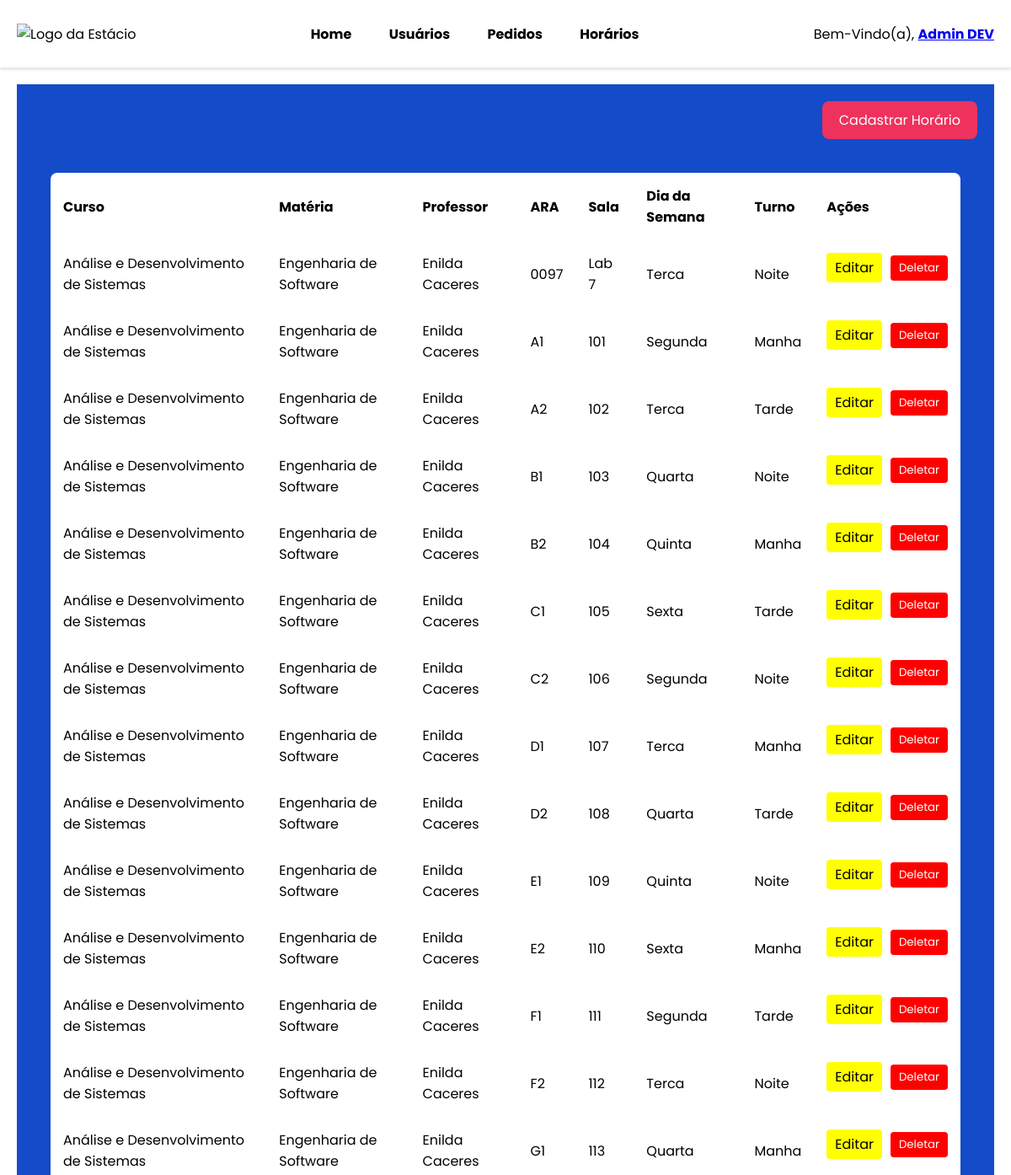
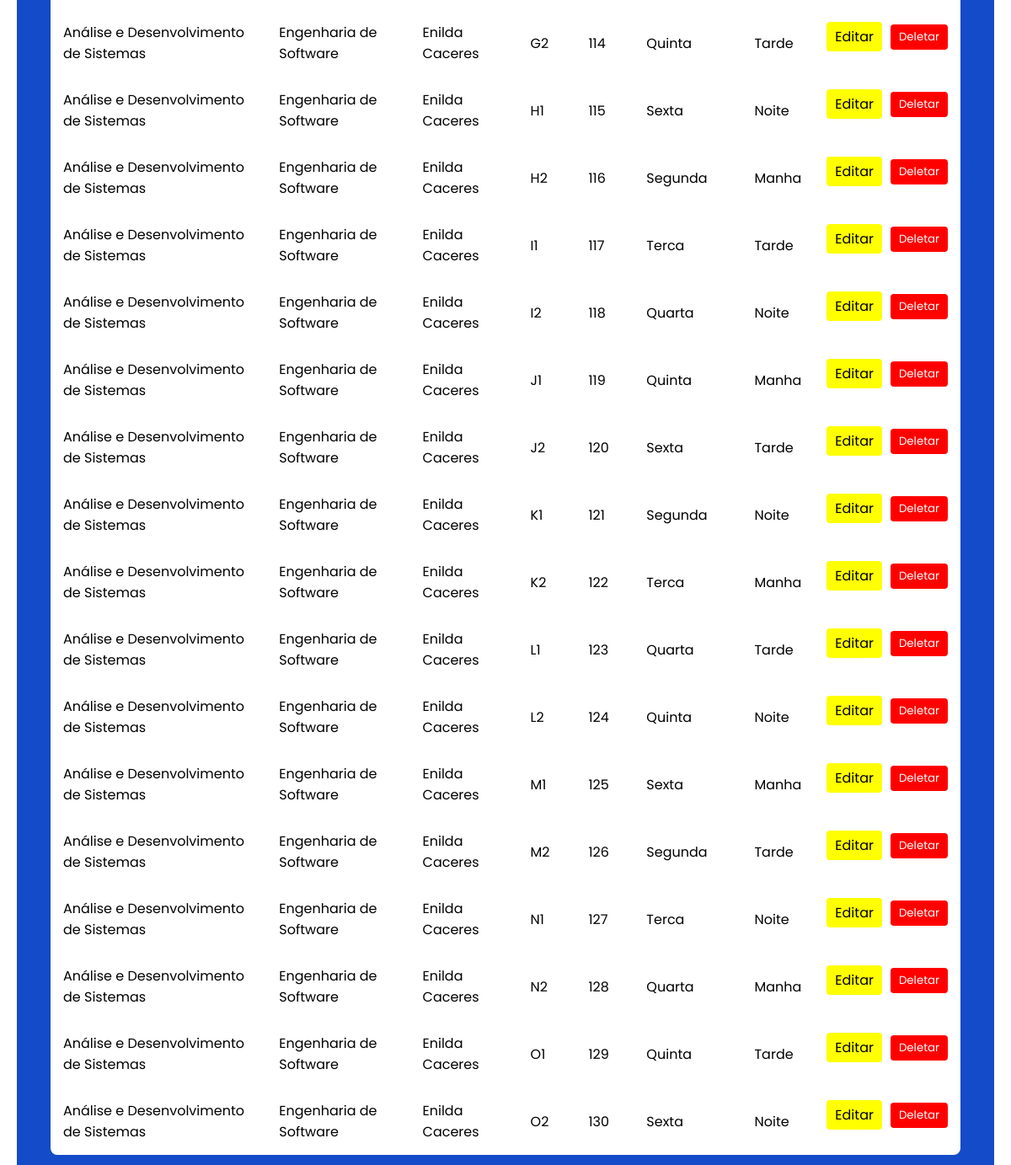
Screenshot of /pages/horarios.php (signed in) with the database file from the repository (2 pictures, top to bottom).
### tables this page shows
CREATE TABLE `horario` (
  `id_horario` int NOT NULL AUTO_INCREMENT,
  `ara` varchar(10) NOT NULL,
  `sala` varchar(10) NOT NULL,
  `turno` enum('manha','tarde','noite') NOT NULL,
  `dia_semana` enum('segunda','terca','quarta','quinta','sexta') NOT NULL,
  `id_curso` int NOT NULL,
  `id_materia` int NOT NULL,
  `id_usuario` int NOT NULL,
  PRIMARY KEY (`id_horario`),
  KEY `id_curso` (`id_curso`),
  KEY `id_materia` (`id_materia`),
  KEY `id_usuario` (`id_usuario`),
  CONSTRAINT `horario_ibfk_1` FOREIGN KEY (`id_curso`) REFERENCES `curso` (`id_curso`),
  CONSTRAINT `horario_ibfk_2` FOREIGN KEY (`id_materia`) REFERENCES `materia` (`id_materia`),
  CONSTRAINT `horario_ibfk_3` FOREIGN KEY (`id_usuario`) REFERENCES `usuario` (`id_usuario`)
);

CREATE TABLE `curso` (
  `id_curso` int NOT NULL AUTO_INCREMENT,
  `nome` varchar(100) NOT NULL,
  PRIMARY KEY (`id_curso`),
  UNIQUE KEY `nome` (`nome`)
);

CREATE TABLE `materia` (
  `id_materia` int NOT NULL AUTO_INCREMENT,
  `nome` varchar(100) NOT NULL,
  `id_curso` int NOT NULL,
  PRIMARY KEY (`id_materia`),
  KEY `id_curso` (`id_curso`),
  CONSTRAINT `materia_ibfk_1` FOREIGN KEY (`id_curso`) REFERENCES `curso` (`id_curso`)
);

CREATE TABLE `usuario` (
  `id_usuario` int NOT NULL AUTO_INCREMENT,
  `nome` varchar(100) NOT NULL,
  `usuario` varchar(100) NOT NULL,
  `senha` varchar(255) NOT NULL,
  `tipo_usuario` enum('admin','professor','telao') NOT NULL,
  PRIMARY KEY (`id_usuario`),
  UNIQUE KEY `usuario` (`usuario`)
);

### pages/horarios.php (the view, shortened to what this page needs)
<?php
    require_once '../php/config.php';
    $nomeUsuario = $_SESSION['nome'];
    try {
        $sql = "SELECT h.id_horario, h.ara, h.sala, h.turno, h.dia_semana, c.nome AS curso, m.nome AS materia, u.nome AS professor FROM horario h INNER JOIN curso c ON h.id_curso = c.id_curso INNER JOIN materia m ON h.id_materia = m.id_materia INNER JOIN usuario u ON h.id_usuario = u.id_usuario";
        $stmt = $pdo->prepare($sql);
        $stmt->execute();
        $horarios = $stmt->fetchAll(PDO::FETCH_ASSOC);
    }
    catch (PDOException $e) {
        die("Erro ao Buscar Horários: " . $e->getMessage());
    }
?>
<!DOCTYPE html>
<html lang="pt-br">
<head>
    <link rel="stylesheet" href="../estilos/style.css">
    <link rel="stylesheet" href="../estilos/menu.css">
    <link rel="stylesheet" href="../estilos/tabela.css">
</head>
<body>
    <header class="menu">
        <div class="logo">
            <img src="https://cdn.portal.estacio.br/logotipo_marca_estacio_preto_HOME_d4bc9da518_ed6850a937.svg" alt="Logo da Estácio">
        </div>
        <nav class="menu-itens">
            <a href="../pages/index-admin.php">Home</a>
            <a href="../pages/usuarios-admin.php">Usuários</a>
            <a href="../pages/pedidos-admin.php">Pedidos</a>
            <a href="../pages/horarios.php">Horários</a>
        </nav>
        <div class="usuario-logado">
            <span>
                Bem-Vindo(a),
                <strong>
                    <a href="#" id="nome-usuario" onclick="toggleMenu()"><?= htmlspecialchars($nomeUsuario) ?></a>
                </strong>
            </span>
        </div>
    </header>
    <main class="area-tabela">
        <a href="../pages/cadastrar-horario-admin.php" class="btn-cdt">Cadastrar Horário</a>
        <table class="tabela">
            <thead>
                <tr class="tabela-itens">
                    <th>Curso</th>
                    <th>Matéria</th>
                    <th>Professor</th>
                    <th>ARA</th>
                    <th>Sala</th>
                    <th>Dia da Semana</th>
                    <th>Turno</th>
                    <th>Ações</th>
                </tr>
            </thead>
            <tbody>
                <?php if (!empty($horarios)): ?>
                    <?php foreach ($horarios as $horario): ?>
                        <tr class="tabela-itens">
                            <td><?= htmlspecialchars($horario['curso']); ?></td>
                            <td><?= htmlspecialchars($horario['materia']); ?></td>
                            <td><?= htmlspecialchars($horario['professor']); ?></td>
                            <td><?= htmlspecialchars($horario['ara']); ?></td>
                            <td><?= htmlspecialchars($horario['sala']); ?></td>
                            <td><?= ucfirst(htmlspecialchars($horario['dia_semana'])); ?></td>
                            <td><?= ucfirst(htmlspecialchars($horario['turno'])); ?></td>
                            <td class="btn-acoes">
                                <a href="editar-horario.php?id=<?= $horario['id_horario']; ?>" class="btn-edit">Editar</a>
                                <form action="../php/deletar-horario.php" method="post" onsubmit="return confirmarDelecaoHorario(<?= $horario['id_horario']; ?>)">
                                    <button type="submit" class="btn-delete">Deletar</button>
                                </form>
                            </td>
                        </tr>
                    <?php endforeach; ?>
                <?php else: ?>
                    <tr>
                        <td colspan="8">Nenhum Horário Encontrado!</td>
                    </tr>
                <?php endif; ?>
            </tbody>
        </table>
    </main>
</body>
</html>

### estilos/style.css (style rules this page uses)
* { margin: 0; padding: 0; box-sizing: border-box; font-family: "Poppins", sans-serif; }
:root { --color-neutro-1: rgb(255, 255, 255); --color-neutro-2: rgb(0, 0, 0); --color-sombra-1: rgba(0, 0, 0, 0.1); --color-blue-1: rgb(20, 75, 200); --color-red-1: rgb(238, 50, 93); --color-red-2: rgb(174, 5, 43); --color-red-3: rgb(255, 0, 0); --color-yellow-1: rgb(255, 255, 0); --color-green-1: rgb(0, 128, 0); }

### estilos/menu.css (style rules this page uses)
.menu { display: flex; justify-content: space-between; align-items: center; padding: 10px 20px; height: 80px; background-color: var(--color-neutro-1); color: var(--color-neutro-2); box-shadow: 0px 0.1875rem 0.1875rem var(--color-sombra-1); }
.menu-itens a { text-decoration: none; font-weight: bold; margin: 0 20px; color: var(--color-neutro-2); }
.usuario-logado { position: relative; display: inline-block; }

### estilos/tabela.css (style rules this page uses)
.area-tabela { display: flex; flex-direction: column; align-items: flex-start; margin: 20px; padding: 20px; background-color: var(--color-blue-1); }
.btn-cdt { border: none; text-decoration: none; align-self: flex-end; cursor: pointer; margin-bottom: 20px; padding: 10px 20px; border-radius: 8px; font-size: 16px; background-color: var(--color-red-1); color: var(--color-neutro-1); transition: background-color 0.3s; }
.tabela { border-collapse: collapse; margin: 20px; padding: 20px; border-radius: 8px; background-color: var(--color-neutro-1); }
.tabela-itens th, .tabela-itens td { text-align: left; padding: 15px; }
.btn-acoes { display: flex; align-items: center; padding: 5px 10px; gap: 10px; }
.btn-acoes a, .btn-edit { border: none; cursor: pointer; text-decoration: none; padding: 5px 10px; border-radius: 4px; background-color: var(--color-yellow-1); color: var(--color-neutro-2); }
.btn-delete { border: none; cursor: pointer; padding: 5px 10px; border-radius: 4px; background-color: var(--color-red-3); color: var(--color-neutro-1); }

### rows the page displays
horario: id_curso.nome "Análise e Desenvolvimento de Sistemas", id_materia.nome "Engenharia de Software", id_usuario.nome "Enilda Caceres", ara "0097", sala "Lab 7", dia_semana "Terca", turno "Noite"
horario: id_curso.nome "Análise e Desenvolvimento de Sistemas", id_materia.nome "Engenharia de Software", id_usuario.nome "Enilda Caceres", ara "A1", sala "101", dia_semana "Segunda", turno "Manha"
horario: id_curso.nome "Análise e Desenvolvimento de Sistemas", id_materia.nome "Engenharia de Software", id_usuario.nome "Enilda Caceres", ara "A2", sala "102", dia_semana "Terca", turno "Tarde"
horario: id_curso.nome "Análise e Desenvolvimento de Sistemas", id_materia.nome "Engenharia de Software", id_usuario.nome "Enilda Caceres", ara "B1", sala "103", dia_semana "Quarta", turno "Noite"
horario: id_curso.nome "Análise e Desenvolvimento de Sistemas", id_materia.nome "Engenharia de Software", id_usuario.nome "Enilda Caceres", ara "B2", sala "104", dia_semana "Quinta", turno "Manha"
horario: id_curso.nome "Análise e Desenvolvimento de Sistemas", id_materia.nome "Engenharia de Software", id_usuario.nome "Enilda Caceres", ara "C1", sala "105", dia_semana "Sexta", turno "Tarde"
horario: id_curso.nome "Análise e Desenvolvimento de Sistemas", id_materia.nome "Engenharia de Software", id_usuario.nome "Enilda Caceres", ara "C2", sala "106", dia_semana "Segunda", turno "Noite"
horario: id_curso.nome "Análise e Desenvolvimento de Sistemas", id_materia.nome "Engenharia de Software", id_usuario.nome "Enilda Caceres", ara "D1", sala "107", dia_semana "Terca", turno "Manha"
horario: id_curso.nome "Análise e Desenvolvimento de Sistemas", id_materia.nome "Engenharia de Software", id_usuario.nome "Enilda Caceres", ara "D2", sala "108", dia_semana "Quarta", turno "Tarde"
horario: id_curso.nome "Análise e Desenvolvimento de Sistemas", id_materia.nome "Engenharia de Software", id_usuario.nome "Enilda Caceres", ara "E1", sala "109", dia_semana "Quinta", turno "Noite"
horario: id_curso.nome "Análise e Desenvolvimento de Sistemas", id_materia.nome "Engenharia de Software", id_usuario.nome "Enilda Caceres", ara "E2", sala "110", dia_semana "Sexta", turno "Manha"
horario: id_curso.nome "Análise e Desenvolvimento de Sistemas", id_materia.nome "Engenharia de Software", id_usuario.nome "Enilda Caceres", ara "F1", sala "111", dia_semana "Segunda", turno "Tarde"
horario: id_curso.nome "Análise e Desenvolvimento de Sistemas", id_materia.nome "Engenharia de Software", id_usuario.nome "Enilda Caceres", ara "F2", sala "112", dia_semana "Terca", turno "Noite"
horario: id_curso.nome "Análise e Desenvolvimento de Sistemas", id_materia.nome "Engenharia de Software", id_usuario.nome "Enilda Caceres", ara "G1", sala "113", dia_semana "Quarta", turno "Manha"
horario: id_curso.nome "Análise e Desenvolvimento de Sistemas", id_materia.nome "Engenharia de Software", id_usuario.nome "Enilda Caceres", ara "G2", sala "114", dia_semana "Quinta", turno "Tarde"
horario: id_curso.nome "Análise e Desenvolvimento de Sistemas", id_materia.nome "Engenharia de Software", id_usuario.nome "Enilda Caceres", ara "H1", sala "115", dia_semana "Sexta", turno "Noite"
horario: id_curso.nome "Análise e Desenvolvimento de Sistemas", id_materia.nome "Engenharia de Software", id_usuario.nome "Enilda Caceres", ara "H2", sala "116", dia_semana "Segunda", turno "Manha"
horario: id_curso.nome "Análise e Desenvolvimento de Sistemas", id_materia.nome "Engenharia de Software", id_usuario.nome "Enilda Caceres", ara "I1", sala "117", dia_semana "Terca", turno "Tarde"
horario: id_curso.nome "Análise e Desenvolvimento de Sistemas", id_materia.nome "Engenharia de Software", id_usuario.nome "Enilda Caceres", ara "I2", sala "118", dia_semana "Quarta", turno "Noite"
horario: id_curso.nome "Análise e Desenvolvimento de Sistemas", id_materia.nome "Engenharia de Software", id_usuario.nome "Enilda Caceres", ara "J1", sala "119", dia_semana "Quinta", turno "Manha"
horario: id_curso.nome "Análise e Desenvolvimento de Sistemas", id_materia.nome "Engenharia de Software", id_usuario.nome "Enilda Caceres", ara "J2", sala "120", dia_semana "Sexta", turno "Tarde"
horario: id_curso.nome "Análise e Desenvolvimento de Sistemas", id_materia.nome "Engenharia de Software", id_usuario.nome "Enilda Caceres", ara "K1", sala "121", dia_semana "Segunda", turno "Noite"
horario: id_curso.nome "Análise e Desenvolvimento de Sistemas", id_materia.nome "Engenharia de Software", id_usuario.nome "Enilda Caceres", ara "K2", sala "122", dia_semana "Terca", turno "Manha"
horario: id_curso.nome "Análise e Desenvolvimento de Sistemas", id_materia.nome "Engenharia de Software", id_usuario.nome "Enilda Caceres", ara "L1", sala "123", dia_semana "Quarta", turno "Tarde"
horario: id_curso.nome "Análise e Desenvolvimento de Sistemas", id_materia.nome "Engenharia de Software", id_usuario.nome "Enilda Caceres", ara "L2", sala "124", dia_semana "Quinta", turno "Noite"
horario: id_curso.nome "Análise e Desenvolvimento de Sistemas", id_materia.nome "Engenharia de Software", id_usuario.nome "Enilda Caceres", ara "M1", sala "125", dia_semana "Sexta", turno "Manha"
horario: id_curso.nome "Análise e Desenvolvimento de Sistemas", id_materia.nome "Engenharia de Software", id_usuario.nome "Enilda Caceres", ara "M2", sala "126", dia_semana "Segunda", turno "Tarde"
horario: id_curso.nome "Análise e Desenvolvimento de Sistemas", id_materia.nome "Engenharia de Software", id_usuario.nome "Enilda Caceres", ara "N1", sala "127", dia_semana "Terca", turno "Noite"
horario: id_curso.nome "Análise e Desenvolvimento de Sistemas", id_materia.nome "Engenharia de Software", id_usuario.nome "Enilda Caceres", ara "N2", sala "128", dia_semana "Quarta", turno "Manha"
horario: id_curso.nome "Análise e Desenvolvimento de Sistemas", id_materia.nome "Engenharia de Software", id_usuario.nome "Enilda Caceres", ara "O1", sala "129", dia_semana "Quinta", turno "Tarde"
horario: id_curso.nome "Análise e Desenvolvimento de Sistemas", id_materia.nome "Engenharia de Software", id_usuario.nome "Enilda Caceres", ara "O2", sala "130", dia_semana "Sexta", turno "Noite"

### other values shown
$nomeUsuario "Admin DEV"
